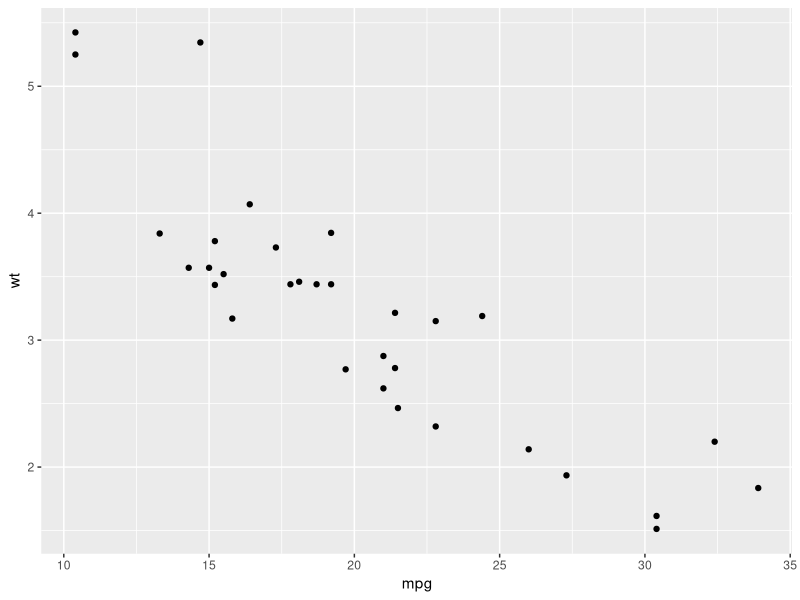
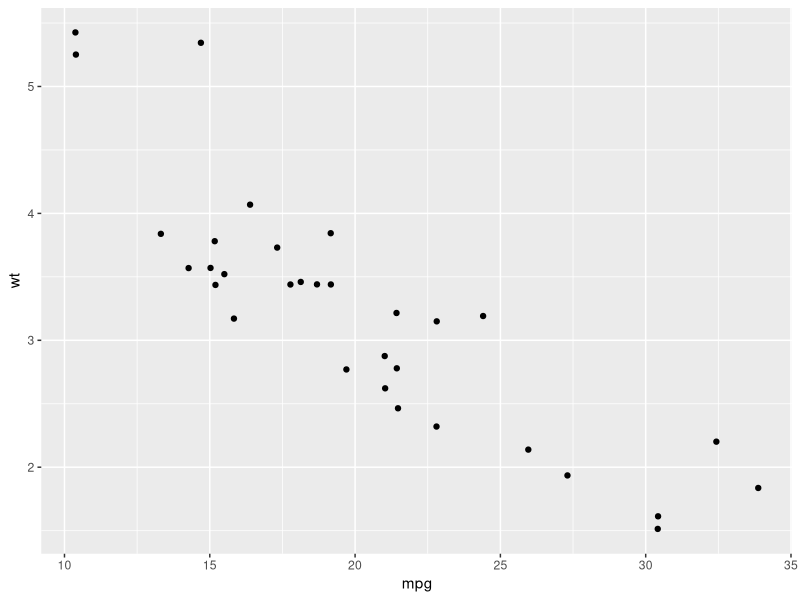
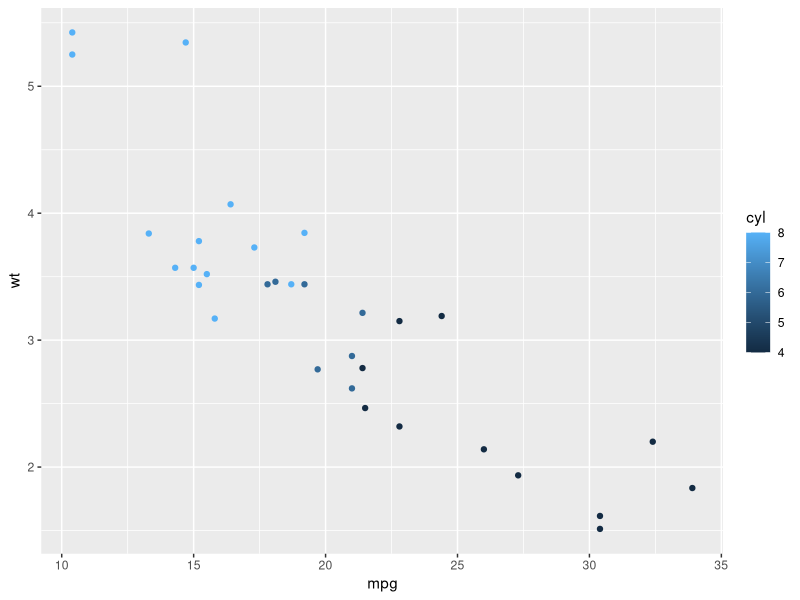
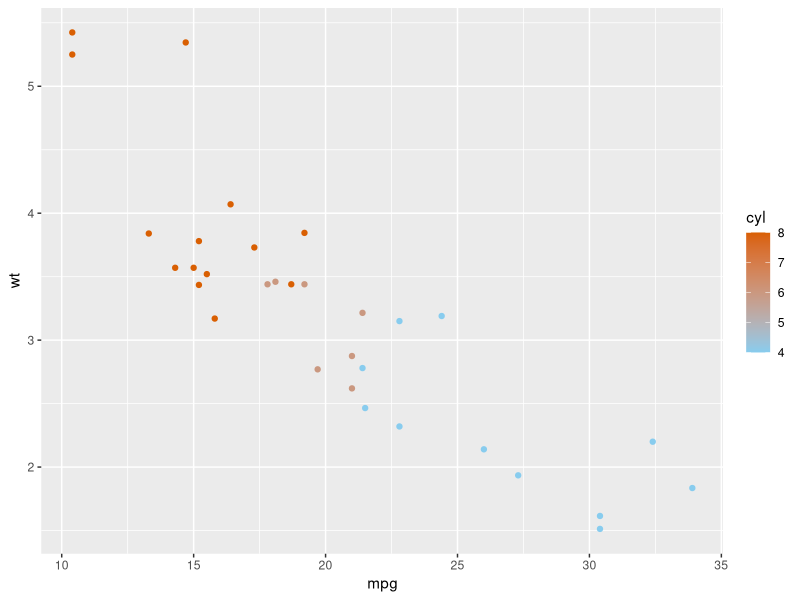
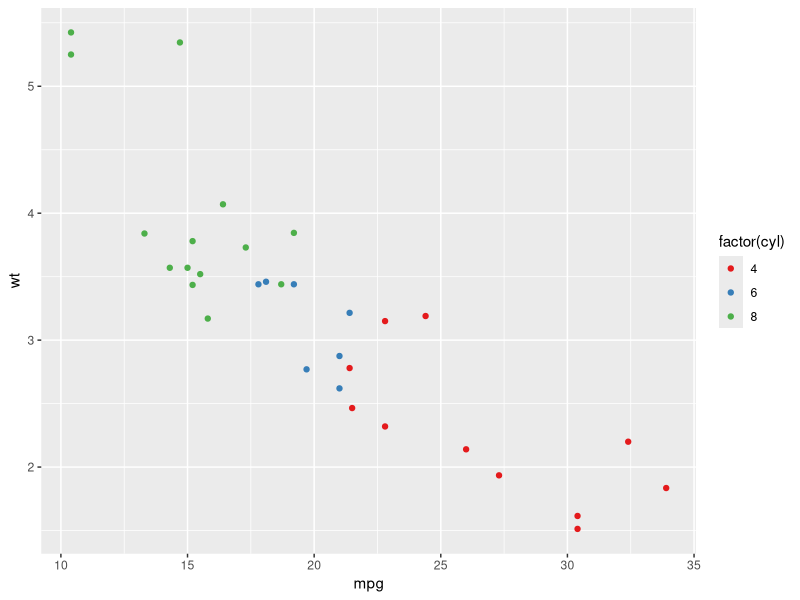
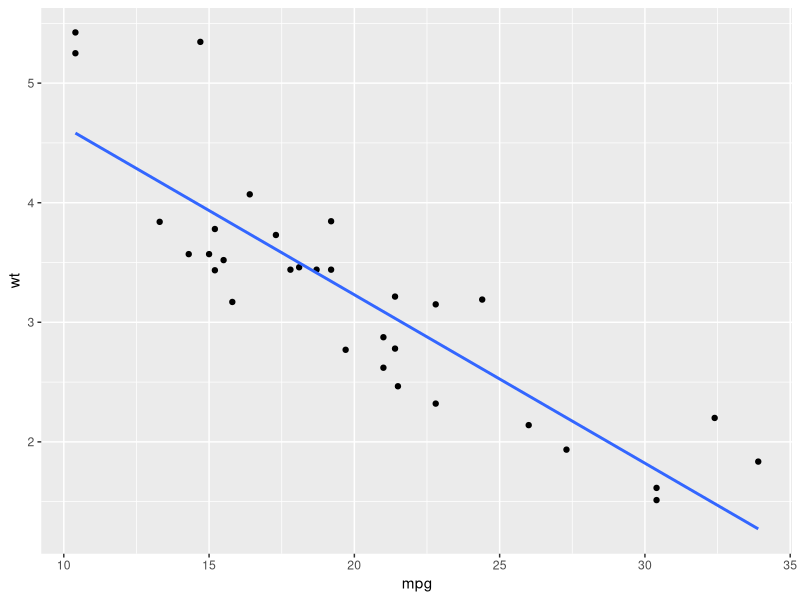
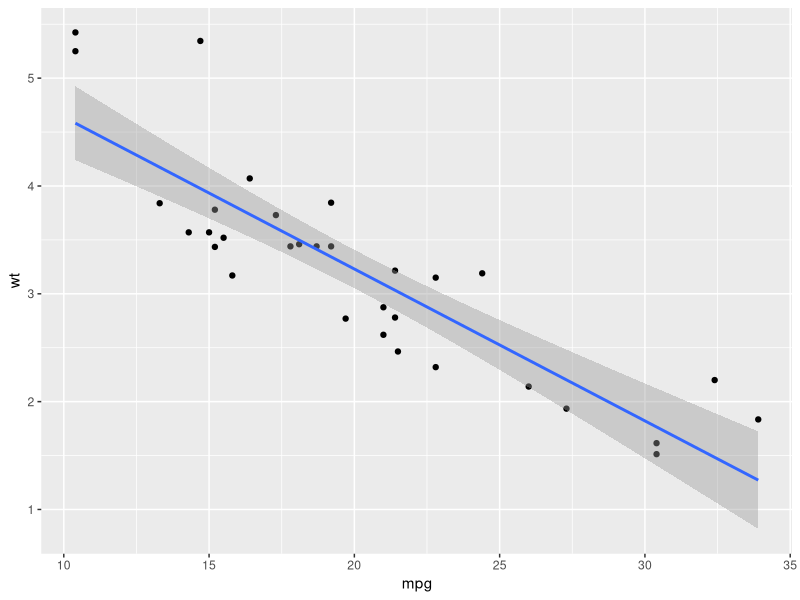
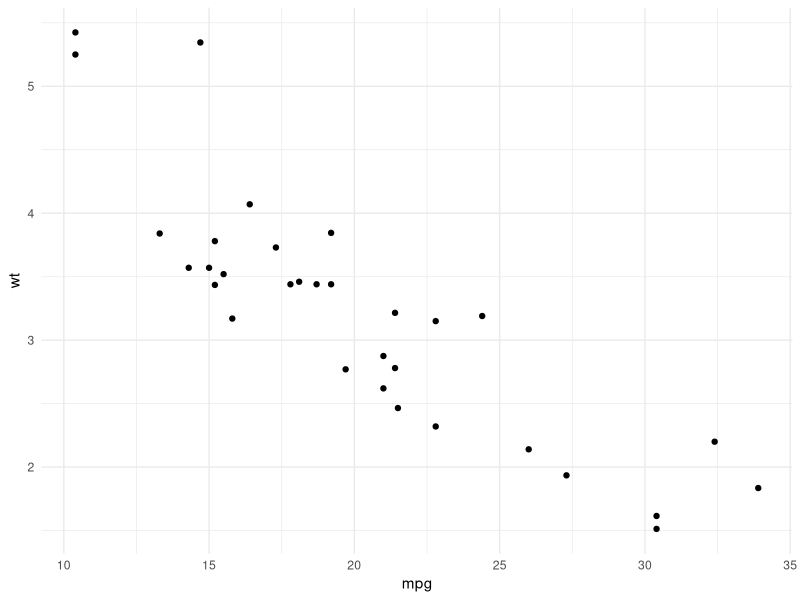

Source code (R) for these figures, in order:
######################
### W5: Code along ###
######################

# Install packages
## We have to first install packages before we can load them (with install.packages() then library())
## shortcut: Ctrl + Enter/Cmd + Return

#install.packages("tidyverse")
#install.packages("ggthemes")
#install.packages("dplyr)
library(tidyverse)
library(ggthemes)
library(dplyr)

view(mtcars)

# geom_point
ggplot(data = mtcars, aes(x = mpg, y = wt)) +
  geom_point() # consider swapping out with geom_jitter(); what does this do?

ggplot(data = mtcars, aes(x = mpg, y = wt)) +
  geom_jitter()

# point colors
ggplot(data = mtcars, aes(x = mpg, y = wt, color = cyl)) +
  geom_point()

  ## Continuous color scales: scale_color_gradient()
ggplot(data = mtcars, aes(x = mpg, y = wt, color = cyl)) +
  geom_point() +
  scale_color_gradient(low = "#88CCEE", high = "#D95F02") # You can directly assign custom colors using hexadecimal, RGB, or named colors
  
  ## Categorical color scales: scale_color_brewer()
ggplot(data = mtcars, aes(x = mpg, y = wt, color = factor(cyl))) +
  geom_point() +
  scale_color_brewer(palette = "Set1") 

# geom_smooth()
ggplot(data = mtcars, aes(x = mpg, y = wt)) +
  geom_point() +
  geom_smooth(method = "lm", se = FALSE)

ggplot(data = mtcars, aes(x = mpg, y = wt)) +
  geom_point() +
  geom_smooth(method = "lm", se = TRUE)

# themes
ggplot(data = mtcars, aes(x = mpg, y = wt)) +
  geom_point() +
  theme_minimal()

ggplot(data = mtcars, aes(x = mpg, y = wt)) +
  geom_point() +
  theme_dark()

ggplot(data = mtcars, aes(x = mpg, y = wt)) +
  geom_point() +
  theme_bw()

# labels
ggplot(data = mtcars, aes(x = mpg, y = wt)) +
  geom_point() +
  labs(title = "MPG vs. Weight",
       x = "Miles per Gallon",
       y = "Weight (1000s lbs)")

# alpha / scale_color_colorblind() / ggsave()
plot <- ggplot(mtcars, aes(x = mpg, y = wt, color = factor(gear))) +
  geom_point(alpha = 0.6) +             # Makes points 60% opaque
  scale_color_colorblind() +            # Use colorblind-friendly palette for categorical data
  theme_minimal() +                     # Use minimal theme for a clean look
  labs(title = "MPG vs Weight by Number of Gears",  
       x = "Miles per Gallon (MPG)",               
       y = "Weight (1000 lbs)",                    
       color = "Number of Gears") 

plot

  ## Save the plot
ggsave("mtcars_plot_gear.png", plot = plot)

#####################################

# Joins
  ## Create the tibbles
x <- tibble(key = c(1, 2, 3), x = c("x1", "x2", "x3"))
y <- tibble(key = c(1, 2, 4), y = c("y1", "y2", "y4"))
y_extra <- tibble(key = c(1, 2, 4, 2), y = c("y1", "y2", "y4", "y5"))

x
y
y_extra

# inner_join()
inner_join(x, y, by = "key")

# left_join()
left_join(x, y, by = "key")

# left_join(): extra rows in y
left_join(x, y_extra, by = "key")

# right_join()
right_join(x, y, by = "key")

# full_join()
full_join(x, y, by = "key")


######## Code-along #######
## We'll use built-in datasets in dplyr as follows: band_members, band_instruments, band_instruments2

# First dataset ("left")
band_members

# Second dataset ("right")
band_instruments

# left_join() - guess which rows will remain!
band_members %>%  
  left_join(band_instruments, by = "name") # This joins the band_members data frame with the band_instruments data frame based on the name column.
  ## A left join ensures that all rows from band_members are retained, regardless of whether there is a matching row in band_instruments.
  ## If there is no matching name in band_instruments, the resulting row from band_members will have NA values for the columns coming from band_instruments.

# right_join()
band_members %>% 
  right_join(band_instruments, by = "name")

# full_join()
band_members %>% 
  full_join(band_instruments,  by = "name")

# different keys
  ## New second dataset ("right")
band_members
band_instruments2

band_members %>% 
  full_join(band_instruments2, by = join_by(name == artist))

  ## equivalent to:
full_join(band_members, band_instruments2, by = join_by(name == artist))

# multiple keys
band_members
band_instruments

  ## what if the Paul in instruments is from another band?
band_instruments_new <- 
  band_instruments %>% 
  mutate(band = c("Beatles", "Porcupines", "Stones")) # The mutate() function is used to add or modify columns in a data frame.

band_instruments_new

  ## we can then join on both name *and* band
band_members
band_instruments_new

band_members %>% 
  left_join(band_instruments_new, by = join_by(name, band)) # both the name and band columns must match in order for rows from the two data frames to be merged.
